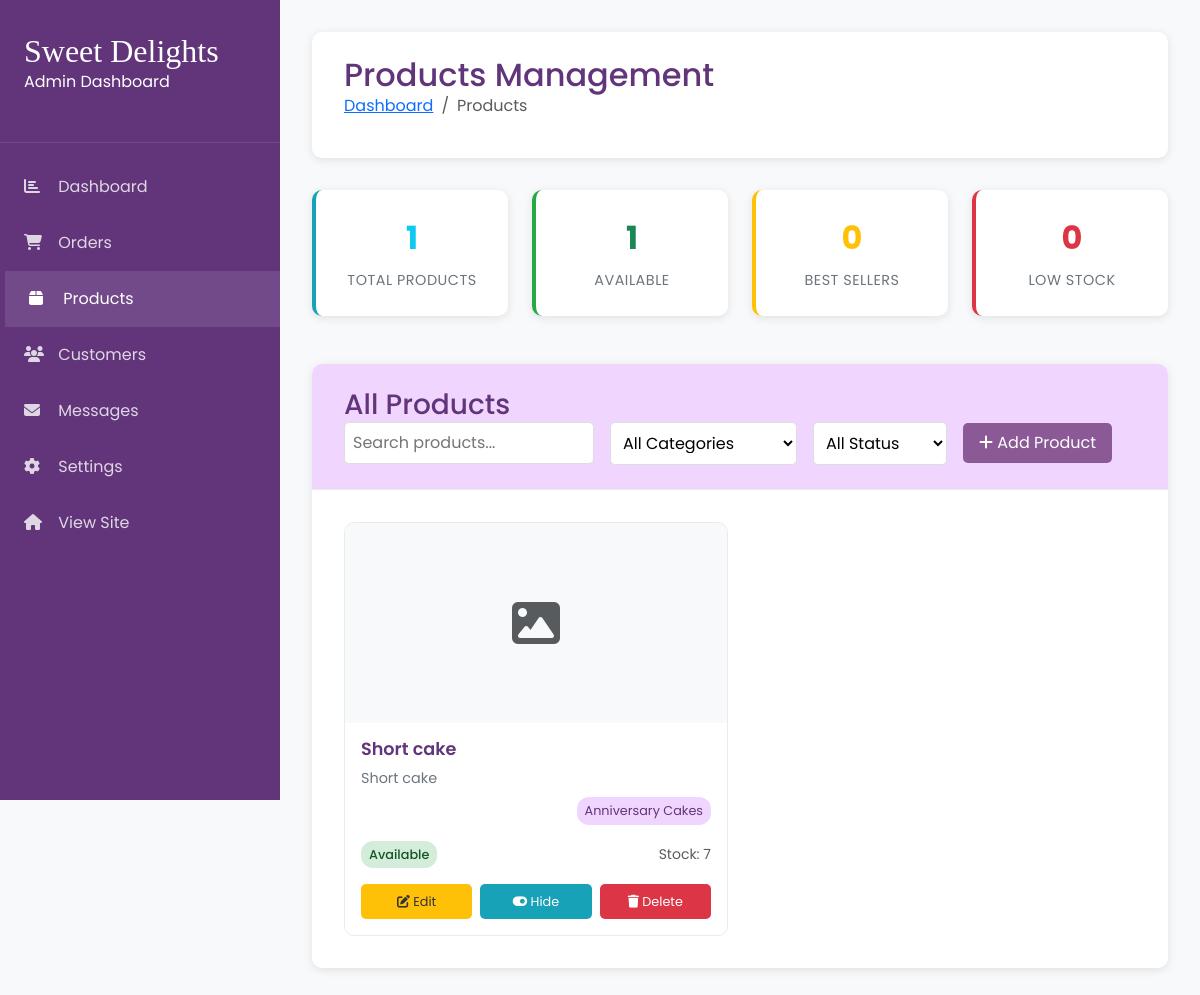
Screenshot of /admin-panel/products/ (signed in) with the database file from the repository.
### base/models.py (models this page shows, shortened)
class Product(models.Model):
    name = models.CharField(max_length=200)
    slug = models.SlugField(unique=True)
    description = models.TextField()
    category = models.ForeignKey(Category, on_delete=models.CASCADE, related_name='products')
    price = models.DecimalField(max_digits=10, decimal_places=2)
    stock_quantity = models.PositiveIntegerField(default=0)
    is_active = models.BooleanField(default=True)
    is_featured = models.BooleanField(default=False)
    created_at = models.DateTimeField(auto_now_add=True)
    updated_at = models.DateTimeField(auto_now=True)
    is_best_seller = models.BooleanField(default=False)
    class Meta:
        ordering = ['-created_at']
    @classmethod
    def best_sellers(cls, limit=3):
        return (
            cls.objects.annotate(total_sales=Sum('order_items__quantity'))
            .filter(order_items__order__status='completed')
            .order_by('-total_sales')[:limit]
        )
    @property
    def is_best_seller(self):
        """Check if this product is among the top 3 sellers."""
        return self in Product.best_sellers(limit=3)

class Category(models.Model):
    name = models.CharField(max_length=100)
    slug = models.SlugField(unique=True)
    description = models.TextField(blank=True, null=True)
    is_active = models.BooleanField(default=True)
    created_at = models.DateTimeField(auto_now_add=True)
    class Meta:
        verbose_name_plural = "Categories"
        ordering = ['name']

### base/admin_views.py (the view)
# urls.py: path('products/', admin_views.admin_products, name='products'),
@staff_member_required
def admin_products(request):
    category_filter = request.GET.get('category', '')
    availability_filter = request.GET.get('availability', '')
    search_query = request.GET.get('search', '')
    products = Product.objects.select_related('category').all()
    if category_filter:
        products = products.filter(category_id=category_filter)
    if availability_filter == 'available':
        products = products.filter(is_active=True)
    elif availability_filter == 'unavailable':
        products = products.filter(is_active=False)
    if search_query:
        products = products.filter(
            Q(name__icontains=search_query) |
            Q(description__icontains=search_query)
        )
    products = products.order_by('name')
    best_sellers = Product.best_sellers(limit=3)
    stats = {
        'total_products': Product.objects.count(),
        'available_products': Product.objects.filter(is_active=True).count(),
        'best_sellers': best_sellers.count(),  # ✅ safe, it’s a queryset
        'low_stock': Product.objects.filter(stock_quantity__lte=5, is_active=True).count(),
    }
    paginator = Paginator(products, 20)  # 20 products per page
    page_number = request.GET.get('page')
    products_page = paginator.get_page(page_number)
    try:
        site_settings = SiteSettings.objects.first()
    except SiteSettings.DoesNotExist:
        site_settings = None
    context = {
        'products': products_page,
        'stats': stats,
        'site_settings': site_settings,
        'current_filters': {
            'category': category_filter,
            'availability': availability_filter,
            'search': search_query,
        }
    }
    return render(request, 'admin/products.html', context)

### base/context_processors.py (called while the page is built)
def site_settings(request):
    try:
        settings = SiteSettings.objects.first()
    except SiteSettings.DoesNotExist:
        settings = None
    return {
        'site_settings': settings
    }

def cart_count(request):
    if request.user.is_authenticated:
        count = CartItem.objects.filter(user=request.user).count()
    else:
        cart = request.session.get('cart', {})
        count = len(cart)
    return {
        'cart_count': count
    }

def categories(request):
    return {
        'global_categories': Category.objects.filter(is_active=True)
    }

### base/templates/admin/products.html (shortened to what this page needs)
<!doctype html>
{% load static %}
<html lang="en">
<head>
    <link href="https://cdn.jsdelivr.net/npm/bootstrap@5.3.3/dist/css/bootstrap.min.css" rel="stylesheet">
    <link href="https://fonts.cdnfonts.com/css/magnolia-script" rel="stylesheet">
    <link href="https://cdnjs.cloudflare.com/ajax/libs/font-awesome/6.4.0/css/all.min.css" rel="stylesheet">
</head>
<body>
    <div class="sidebar" id="sidebar">
        <div class="sidebar-header">
            <h3>{{ site_settings.business_name|default:"Sweet Delights" }}</h3>
            <p>Admin Dashboard</p>
        </div>
        <nav class="sidebar-menu">
            <a href="{% url 'admin_dashboard' %}" class="menu-item">
                <i class="fas fa-chart-bar"></i>
                Dashboard
            </a>
            <a href="{% url 'admin_orders' %}" class="menu-item">
                <i class="fas fa-shopping-cart"></i>
                Orders
            </a>
            <a href="{% url 'admin_products' %}" class="menu-item active">
                <i class="fas fa-box"></i>
                Products
            </a>
            <a href="{% url 'admin_customers' %}" class="menu-item">
                <i class="fas fa-users"></i>
                Customers
            </a>
            <a href="{% url 'admin_messages' %}" class="menu-item">
                <i class="fas fa-envelope"></i>
                Messages
            </a>
            <a href="{% url 'admin_settings' %}" class="menu-item">
                <i class="fas fa-cog"></i>
                Settings
            </a>
            <a href="{% url 'home' %}" class="menu-item">
                <i class="fas fa-home"></i>
                View Site
            </a>
        </nav>
    </div>
    <div class="main-content">
        <div class="page-header">
            <h1>Products Management</h1>
            <nav aria-label="breadcrumb">
                <ol class="breadcrumb">
                    <li class="breadcrumb-item"><a href="{% url 'admin_dashboard' %}">Dashboard</a></li>
                    <li class="breadcrumb-item active">Products</li>
                </ol>
            </nav>
        </div>
        <div class="row stats-row">
            <div class="col-lg-3 col-md-6 mb-3">
                <div class="stat-card total">
                    <div class="stat-number text-info">{{ products.paginator.count }}</div>
                    <div class="stat-label">Total Products</div>
                </div>
            </div>
            <div class="col-lg-3 col-md-6 mb-3">
                <div class="stat-card available">
                    <div class="stat-number text-success">{{ stats.available_products }}</div>
                    <div class="stat-label">Available</div>
                </div>
            </div>
            <div class="col-lg-3 col-md-6 mb-3">
                <div class="stat-card best-sellers">
                    <div class="stat-number text-warning">{{ stats.best_sellers }}</div>
                    <div class="stat-label">Best Sellers</div>
                </div>
            </div>
            <div class="col-lg-3 col-md-6 mb-3">
                <div class="stat-card low-stock">
                    <div class="stat-number text-danger">{{ stats.low_stock }}</div>
                    <div class="stat-label">Low Stock</div>
                </div>
            </div>
        </div>
        <div class="products-container">
            <div class="products-header">
                <h3>All Products</h3>
                <div class="filter-controls">
                    <input type="text" class="search-input" placeholder="Search products..." id="searchInput">
                    <select class="filter-select" id="categoryFilter">
                        <option value="">All Categories</option>
                    </select>
                    <select class="filter-select" id="statusFilter">
                        <option value="">All Status</option>
                    </select>
                    <a href="{% url 'admin_add_product' %}" class="btn-add-product">
                        <i class="fas fa-plus"></i> Add Product
                    </a>
                </div>
            </div>
            <div class="products-grid">
                {% for product in products %}
                <div class="product-card">
                    {% if product.image_url %}
                        <img src="{{ product.image_url }}" alt="{{ product.name }}" class="product-image">
                    {% else %}
                        <div class="product-image d-flex align-items-center justify-content-center">
                            <i class="fas fa-image fa-3x text-muted"></i>
                        </div>
                    {% endif %}
                    <div class="product-info">
                        <h5 class="product-title">{{ product.name }}</h5>
                        <p class="product-description">{{ product.description|truncatewords:15 }}</p>
                        <div class="product-meta">
                            <span class="product-category">{{ product.category.name }}</span>
                        </div>
                        <div class="d-flex justify-content-between align-items-center mb-2">
                                <span class="product-status {% if product.is_active %}status-available{% else %}status-unavailable{% endif %}">
                                    {% if product.is_active %}Available{% else %}Unavailable{% endif %}
                                </span>
                            <small class="text-muted">Stock: {{ product.stock_quantity }}</small>
                        </div>
                        <div class="product-actions">
                            <button class="action-btn btn-edit" onclick="editProduct({{ product.id }})">
                                <i class="fas fa-edit"></i> Edit
                            </button>
                                <button class="action-btn btn-toggle" onclick="toggleAvailability({{ product.id }})">
                                    <i class="fas fa-toggle-{% if product.is_active %}on{% else %}off{% endif %}"></i>
                                    {% if product.is_active %}Hide{% else %}Show{% endif %}
                                </button>
                            <button class="action-btn btn-delete" onclick="deleteProduct({{ product.id }})">
                                <i class="fas fa-trash"></i> Delete
                            </button>
                        </div>
                    </div>
                </div>
                {% empty %}
                <div class="col-12 text-center py-5">
                    <i class="fas fa-box fa-3x text-muted mb-3"></i>
                    <p class="text-muted">No products found</p>
                    <a href="#" class="btn btn-primary">Add Your First Product</a>
                </div>
                {% endfor %}
            </div>
        </div>
    </div>
</body>
</html>

### base/templates/admin/products.html (style rules this page uses)
:root { --primary-purple: #8B5A96; --dark-purple: rgb(98, 53, 123); --light-purple: rgb(240, 214, 255); --grey-purple: rgb(155, 125, 166); --success-green: #28a745; --warning-yellow: #ffc107; --danger-red: #dc3545; --info-blue: #17a2b8; }
* { margin: 0; padding: 0; box-sizing: border-box; }
body { font-family: 'Poppins', sans-serif; background-color: #f8f9fa; }
.sidebar { background: var(--dark-purple); color: white; min-height: 100vh; width: 280px; position: fixed; left: 0; top: 0; z-index: 1000; overflow-y: auto; }
.sidebar-header { padding: 2rem 1.5rem; border-bottom: 1px solid rgba(255,255,255,0.1); }
.sidebar-header h3 { font-family: 'Magnolia Script', cursive; font-size: 2rem; margin: 0; }
.sidebar-menu { padding: 1rem 0; }
.sidebar-menu .menu-item { display: block; padding: 1rem 1.5rem; color: rgba(255,255,255,0.8); text-decoration: none; transition: all 0.3s; }
.sidebar-menu .menu-item:hover, .sidebar-menu .menu-item.active { background: rgba(255,255,255,0.1); color: white; transform: translateX(5px); }
.sidebar-menu .menu-item i { margin-right: 10px; width: 20px; }
.main-content { margin-left: 280px; padding: 2rem; }
.page-header { background: white; padding: 1.5rem 2rem; border-radius: 10px; box-shadow: 0 2px 10px rgba(0,0,0,0.1); margin-bottom: 2rem; }
.page-header h1 { font-size: 2rem; color: var(--dark-purple); margin: 0; }
.products-container { background: white; border-radius: 10px; box-shadow: 0 2px 10px rgba(0,0,0,0.1); overflow: hidden; }
.products-header { padding: 1.5rem 2rem; background: var(--light-purple); border-bottom: 1px solid #e9ecef; display: flex; justify-content: space-between; align-items: center; flex-wrap: wrap; }
.products-header h3 { margin: 0; color: var(--dark-purple); }
.filter-controls { display: flex; gap: 1rem; align-items: center; flex-wrap: wrap; }
.filter-select, .search-input { border: 1px solid #ddd; border-radius: 5px; padding: 0.5rem; background: white; }
.search-input { width: 250px; }
.btn-add-product { background: var(--primary-purple); color: white; border: none; padding: 0.5rem 1rem; border-radius: 5px; text-decoration: none; }
.products-grid { display: grid; grid-template-columns: repeat(auto-fill, minmax(300px, 1fr)); gap: 1.5rem; padding: 2rem; }
.product-card { border: 1px solid #e9ecef; border-radius: 10px; overflow: hidden; transition: transform 0.3s, box-shadow 0.3s; }
.product-image { width: 100%; height: 200px; object-fit: cover; background: #f8f9fa; }
.product-info { padding: 1rem; }
.product-title { font-size: 1.1rem; font-weight: 600; color: var(--dark-purple); margin-bottom: 0.5rem; }
.product-description { color: #6c757d; font-size: 0.9rem; margin-bottom: 0.5rem; display: -webkit-box; -webkit-line-clamp: 2; -webkit-box-orient: vertical; overflow: hidden; }
.product-meta { display: flex; justify-content: space-between; align-items: center; margin-bottom: 1rem; }
.product-category { background: var(--light-purple); color: var(--dark-purple); padding: 0.25rem 0.5rem; border-radius: 12px; font-size: 0.8rem; }
.product-status { padding: 0.25rem 0.5rem; border-radius: 12px; font-size: 0.8rem; font-weight: 500; }
.status-available { background: #d4edda; color: #155724; }
.product-actions { display: flex; gap: 0.5rem; margin-top: 1rem; }
.action-btn { flex: 1; padding: 0.5rem; border: none; border-radius: 5px; font-size: 0.8rem; cursor: pointer; transition: all 0.3s; }
.btn-edit { background: var(--warning-yellow); color: #333; }
.btn-toggle { background: var(--info-blue); color: white; }
.btn-delete { background: var(--danger-red); color: white; }
.stats-row { margin-bottom: 2rem; }
.stat-card { background: white; border-radius: 10px; padding: 1.5rem; box-shadow: 0 2px 10px rgba(0,0,0,0.1); border-left: 4px solid; text-align: center; }
.stat-card.total { border-left-color: var(--info-blue); }
.stat-card.available { border-left-color: var(--success-green); }
.stat-card.best-sellers { border-left-color: var(--warning-yellow); }
.stat-card.low-stock { border-left-color: var(--danger-red); }
.stat-number { font-size: 2rem; font-weight: 700; margin-bottom: 0.5rem; }
.stat-label { color: #6c757d; font-size: 0.9rem; text-transform: uppercase; letter-spacing: 0.5px; }

### rows the page displays
Product: name "Short cake", description "Short cake", category.name "Anniversary Cakes", is_active "Available", stock_quantity "7"

### other values shown
{{ site_settings.business_name|default:"Sweet Delights" }} "Sweet Delights"
{{ products.paginator.count }} "1"
{{ stats.available_products }} "1"
{{ stats.best_sellers }} "0"
{{ stats.low_stock }} "0"
